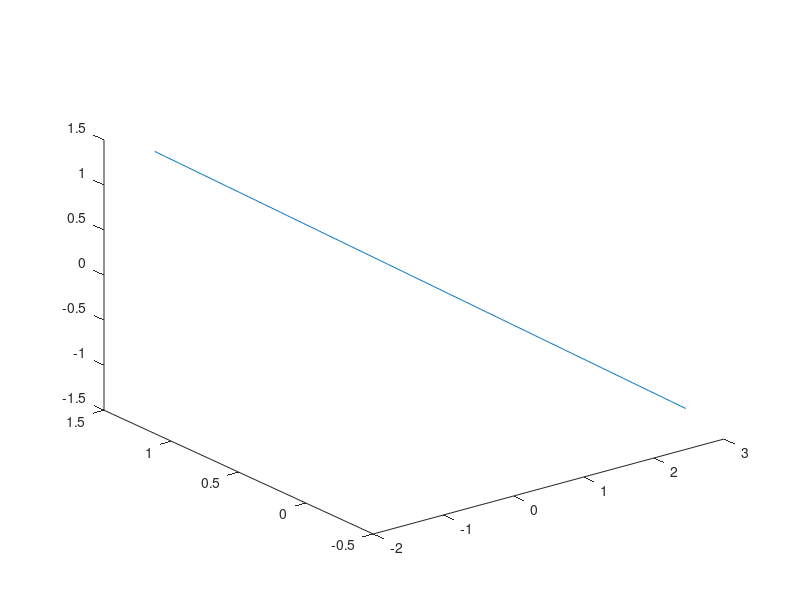

The MATLAB source for this figure:
m = [0.1,0.2,0.15];
C = [0.005,-0.010,0.004;
    -0.010,0.040,-0.002;
    0.004,-0.002,0.023];
mu = [];
sigma = [];
idx = 1;
u = [1,1,1];
invC = inv(C);
M = [m*invC*m',u*invC*m';
    m*invC*u',u*invC*u'];
detM = det(M);
w1 = [];
w2 = [];
w3 = [];
for i = 0:0.001:0.3
    
    A = [i,u*invC*m';
        1 u*invC*u'];
    B = [m*invC*m',i;
        m*invC*u',1];
    wOpt = (det(A)/detM)*m*invC + (det(B)/detM)*u*invC;
    w1(idx) = wOpt(1);
    w2(idx) = wOpt(2);
    w3(idx) = wOpt(3);
    idx = idx + 1;
end
plot3(w1,w2,w3);